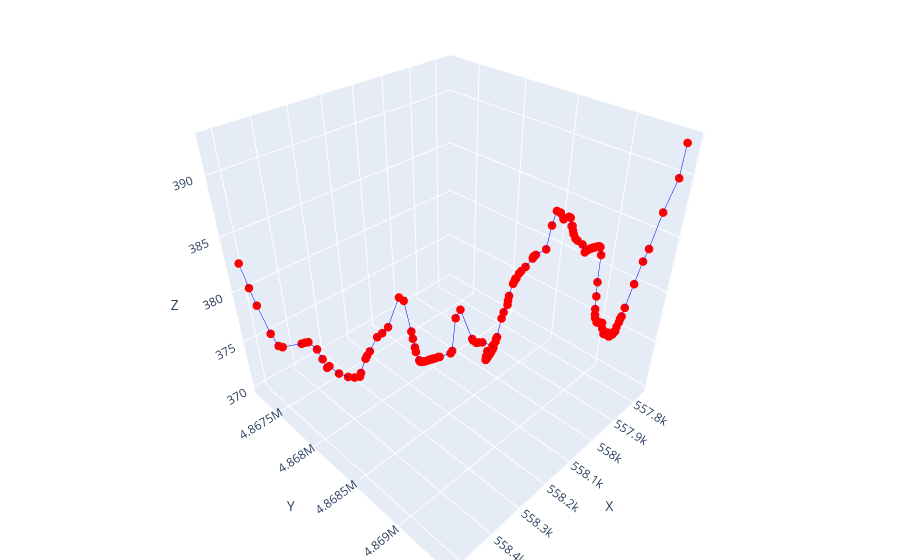

Notebook cell for this chart:
### Code cell
plot_3D_network(simple_nodes, simple_edges)
